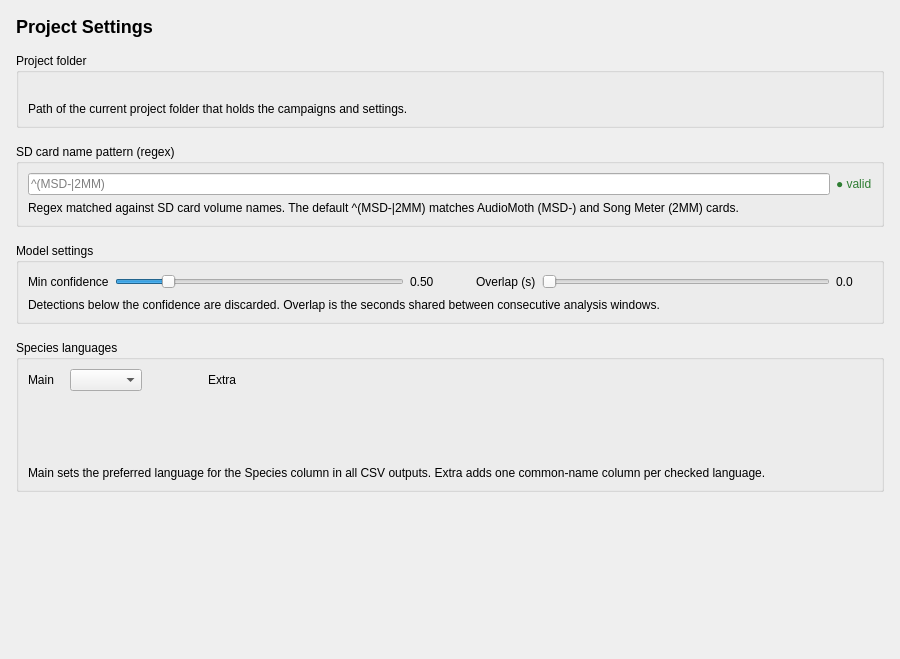
<?xml version="1.0" encoding="UTF-8"?>
<ui version="4.0">
 <class>ProjectPanel</class>
 <widget class="QWidget" name="ProjectPanel">
  <property name="geometry">
   <rect>
    <x>0</x>
    <y>0</y>
    <width>900</width>
    <height>659</height>
   </rect>
  </property>
  <layout class="QVBoxLayout" name="root_layout">
   <property name="spacing">
    <number>16</number>
   </property>
   <property name="leftMargin">
    <number>16</number>
   </property>
   <property name="topMargin">
    <number>16</number>
   </property>
   <property name="rightMargin">
    <number>16</number>
   </property>
   <property name="bottomMargin">
    <number>16</number>
   </property>
   <item>
    <widget class="QLabel" name="title_label">
     <property name="styleSheet">
      <string>font-size: 18px; font-weight: 600;</string>
     </property>
     <property name="text">
      <string>Project Settings</string>
     </property>
    </widget>
   </item>
   <item>
    <widget class="QGroupBox" name="folder_group">
     <property name="title">
      <string>Project folder</string>
     </property>
     <layout class="QVBoxLayout" name="folder_layout">
      <item>
       <widget class="QLabel" name="folder_label">
        <property name="cursor">
         <cursorShape>PointingHandCursor</cursorShape>
        </property>
        <property name="styleSheet">
         <string>color: palette(link); text-decoration: underline;</string>
        </property>
        <property name="text">
         <string/>
        </property>
        <property name="openExternalLinks">
         <bool>false</bool>
        </property>
        <property name="textInteractionFlags">
         <set>Qt::TextInteractionFlag::LinksAccessibleByMouse|Qt::TextInteractionFlag::TextSelectableByMouse</set>
        </property>
       </widget>
      </item>
      <item>
       <widget class="QLabel" name="folder_caption_label">
        <property name="styleSheet">
         <string>color: palette(placeholder-text);</string>
        </property>
        <property name="text">
         <string>Path of the current project folder that holds the campaigns and settings.</string>
        </property>
        <property name="wordWrap">
         <bool>true</bool>
        </property>
       </widget>
      </item>
     </layout>
    </widget>
   </item>
   <item>
    <widget class="QGroupBox" name="sdcard_group">
     <property name="title">
      <string>SD card name pattern (regex)</string>
     </property>
     <layout class="QVBoxLayout" name="sdcard_layout">
      <item>
       <layout class="QHBoxLayout" name="sdcard_row">
        <item>
         <widget class="QLineEdit" name="sdcard_pattern_edit">
          <property name="placeholderText">
           <string>^(MSD-|2MM)</string>
          </property>
         </widget>
        </item>
        <item>
         <widget class="QLabel" name="regex_indicator_label">
          <property name="styleSheet">
           <string>color: #2e7d32;</string>
          </property>
          <property name="text">
           <string>● valid</string>
          </property>
         </widget>
        </item>
       </layout>
      </item>
      <item>
       <widget class="QLabel" name="sdcard_caption_label">
        <property name="styleSheet">
         <string>color: palette(placeholder-text);</string>
        </property>
        <property name="text">
         <string>Regex matched against SD card volume names. The default ^(MSD-|2MM) matches AudioMoth (MSD-) and Song Meter (2MM) cards.</string>
        </property>
        <property name="wordWrap">
         <bool>true</bool>
        </property>
       </widget>
      </item>
     </layout>
    </widget>
   </item>
   <item>
    <widget class="QGroupBox" name="thresholds_group">
     <property name="title">
      <string>Model settings</string>
     </property>
     <layout class="QVBoxLayout" name="thresholds_layout">
      <item>
       <layout class="QHBoxLayout" name="thresholds_row">
        <item>
         <widget class="QLabel" name="min_conf_label">
          <property name="text">
           <string>Min confidence</string>
          </property>
         </widget>
        </item>
        <item>
         <widget class="QSlider" name="min_conf_slider">
          <property name="minimum">
           <number>10</number>
          </property>
          <property name="maximum">
           <number>100</number>
          </property>
          <property name="value">
           <number>25</number>
          </property>
          <property name="orientation">
           <enum>Qt::Orientation::Horizontal</enum>
          </property>
         </widget>
        </item>
        <item>
         <widget class="QLabel" name="min_conf_value">
          <property name="minimumSize">
           <size>
            <width>36</width>
            <height>0</height>
           </size>
          </property>
          <property name="text">
           <string>0.50</string>
          </property>
         </widget>
        </item>
        <item>
         <spacer name="thresholds_mid_spacer">
          <property name="orientation">
           <enum>Qt::Orientation::Horizontal</enum>
          </property>
          <property name="sizeType">
           <enum>QSizePolicy::Policy::Fixed</enum>
          </property>
          <property name="sizeHint" stdset="0">
           <size>
            <width>24</width>
            <height>20</height>
           </size>
          </property>
         </spacer>
        </item>
        <item>
         <widget class="QLabel" name="overlap_label">
          <property name="text">
           <string>Overlap (s)</string>
          </property>
         </widget>
        </item>
        <item>
         <widget class="QSlider" name="overlap_slider">
          <property name="minimum">
           <number>0</number>
          </property>
          <property name="maximum">
           <number>29</number>
          </property>
          <property name="value">
           <number>0</number>
          </property>
          <property name="orientation">
           <enum>Qt::Orientation::Horizontal</enum>
          </property>
         </widget>
        </item>
        <item>
         <widget class="QLabel" name="overlap_value">
          <property name="minimumSize">
           <size>
            <width>36</width>
            <height>0</height>
           </size>
          </property>
          <property name="text">
           <string>0.0</string>
          </property>
         </widget>
        </item>
       </layout>
      </item>
      <item>
       <widget class="QLabel" name="thresholds_caption_label">
        <property name="styleSheet">
         <string>color: palette(placeholder-text);</string>
        </property>
        <property name="text">
         <string>Detections below the confidence are discarded. Overlap is the seconds shared between consecutive analysis windows.</string>
        </property>
        <property name="wordWrap">
         <bool>true</bool>
        </property>
       </widget>
      </item>
     </layout>
    </widget>
   </item>
   <item>
    <widget class="QGroupBox" name="lang_group">
     <property name="title">
      <string>Species languages</string>
     </property>
     <layout class="QVBoxLayout" name="lang_layout">
      <item>
       <layout class="QGridLayout" name="lang_grid">
        <property name="horizontalSpacing">
         <number>16</number>
        </property>
        <property name="verticalSpacing">
         <number>6</number>
        </property>
        <item row="0" column="0">
         <widget class="QLabel" name="preferred_lang_label">
          <property name="text">
           <string>Main</string>
          </property>
         </widget>
        </item>
        <item row="0" column="1">
         <widget class="QComboBox" name="species_lang_combo">
          <property name="maximumSize">
           <size>
            <width>200</width>
            <height>16777215</height>
           </size>
          </property>
         </widget>
        </item>
        <item row="0" column="2">
         <spacer name="lang_mid_spacer">
          <property name="orientation">
           <enum>Qt::Orientation::Horizontal</enum>
          </property>
          <property name="sizeType">
           <enum>QSizePolicy::Policy::Fixed</enum>
          </property>
          <property name="sizeHint" stdset="0">
           <size>
            <width>50</width>
            <height>20</height>
           </size>
          </property>
         </spacer>
        </item>
        <item row="0" column="3">
         <widget class="QLabel" name="additional_lang_label">
          <property name="text">
           <string>Extra</string>
          </property>
         </widget>
        </item>
        <item row="1" column="3">
         <layout class="QGridLayout" name="locales_grid">
          <property name="horizontalSpacing">
           <number>16</number>
          </property>
          <property name="verticalSpacing">
           <number>4</number>
          </property>
         </layout>
        </item>
        <item row="0" column="4" rowspan="2">
         <spacer name="lang_right_spacer">
          <property name="orientation">
           <enum>Qt::Orientation::Horizontal</enum>
          </property>
          <property name="sizeHint" stdset="0">
           <size>
            <width>40</width>
            <height>20</height>
           </size>
          </property>
         </spacer>
        </item>
        <item row="2" column="0">
         <spacer name="lang_bottom_spacer">
          <property name="orientation">
           <enum>Qt::Orientation::Vertical</enum>
          </property>
          <property name="sizeHint" stdset="0">
           <size>
            <width>20</width>
            <height>0</height>
           </size>
          </property>
         </spacer>
        </item>
       </layout>
      </item>
      <item>
       <widget class="QLabel" name="lang_caption_label">
        <property name="styleSheet">
         <string>color: palette(placeholder-text);</string>
        </property>
        <property name="text">
         <string>Main sets the preferred language for the Species column in all CSV outputs. Extra adds one common-name column per checked language.</string>
        </property>
        <property name="wordWrap">
         <bool>true</bool>
        </property>
       </widget>
      </item>
     </layout>
    </widget>
   </item>
   <item>
    <spacer name="bottom_spacer">
     <property name="orientation">
      <enum>Qt::Orientation::Vertical</enum>
     </property>
     <property name="sizeHint" stdset="0">
      <size>
       <width>20</width>
       <height>40</height>
      </size>
     </property>
    </spacer>
   </item>
  </layout>
 </widget>
 <resources/>
 <connections/>
</ui>
